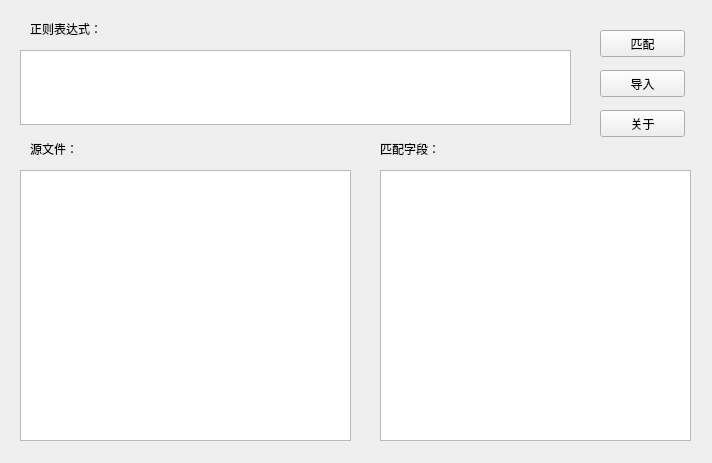
<?xml version="1.0" encoding="UTF-8"?>
<ui version="4.0">
 <class>bzizi</class>
 <widget class="QWidget" name="bzizi">
  <property name="geometry">
   <rect>
    <x>0</x>
    <y>0</y>
    <width>712</width>
    <height>463</height>
   </rect>
  </property>
  <property name="minimumSize">
   <size>
    <width>712</width>
    <height>463</height>
   </size>
  </property>
  <property name="maximumSize">
   <size>
    <width>712</width>
    <height>463</height>
   </size>
  </property>
  <property name="windowTitle">
   <string>正则表达式测试   www.bzizi.com</string>
  </property>
  <property name="windowIcon">
   <iconset>
    <normaloff>../../../.pic/pngico/animal_bug_insect_ladybird_128px_1951_easyicon.net.png</normaloff>../../../.pic/pngico/animal_bug_insect_ladybird_128px_1951_easyicon.net.png</iconset>
  </property>
  <widget class="QTextEdit" name="text_regex">
   <property name="geometry">
    <rect>
     <x>20</x>
     <y>50</y>
     <width>551</width>
     <height>75</height>
    </rect>
   </property>
  </widget>
  <widget class="QTextEdit" name="text_data">
   <property name="geometry">
    <rect>
     <x>20</x>
     <y>170</y>
     <width>331</width>
     <height>271</height>
    </rect>
   </property>
  </widget>
  <widget class="QTextBrowser" name="text_show">
   <property name="geometry">
    <rect>
     <x>380</x>
     <y>170</y>
     <width>311</width>
     <height>271</height>
    </rect>
   </property>
  </widget>
  <widget class="QPushButton" name="button_ok">
   <property name="geometry">
    <rect>
     <x>600</x>
     <y>30</y>
     <width>85</width>
     <height>27</height>
    </rect>
   </property>
   <property name="text">
    <string>匹配</string>
   </property>
  </widget>
  <widget class="QPushButton" name="button_about">
   <property name="geometry">
    <rect>
     <x>600</x>
     <y>110</y>
     <width>85</width>
     <height>27</height>
    </rect>
   </property>
   <property name="text">
    <string>关于</string>
   </property>
  </widget>
  <widget class="QLabel" name="label">
   <property name="geometry">
    <rect>
     <x>30</x>
     <y>20</y>
     <width>101</width>
     <height>17</height>
    </rect>
   </property>
   <property name="text">
    <string>正则表达式：</string>
   </property>
  </widget>
  <widget class="QLabel" name="label_2">
   <property name="geometry">
    <rect>
     <x>30</x>
     <y>140</y>
     <width>101</width>
     <height>17</height>
    </rect>
   </property>
   <property name="text">
    <string>源文件：</string>
   </property>
  </widget>
  <widget class="QLabel" name="label_3">
   <property name="geometry">
    <rect>
     <x>380</x>
     <y>140</y>
     <width>91</width>
     <height>17</height>
    </rect>
   </property>
   <property name="text">
    <string>匹配字段：</string>
   </property>
  </widget>
  <widget class="QPushButton" name="button_input">
   <property name="geometry">
    <rect>
     <x>600</x>
     <y>70</y>
     <width>85</width>
     <height>27</height>
    </rect>
   </property>
   <property name="text">
    <string>导入</string>
   </property>
  </widget>
 </widget>
 <resources/>
 <connections/>
</ui>
